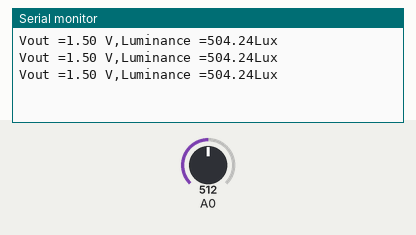
Recording of a sketch running on a simulated Arduino Uno, built with avr-gcc and run on an emulated ATmega328P. Parts: the last lines printed to the serial monitor. The test bench sets the inputs (shaded band); at power-on: A0 = 512.

Above: at 1.2 s.
1.3 s: A0 set to 716
At 1.9 s:
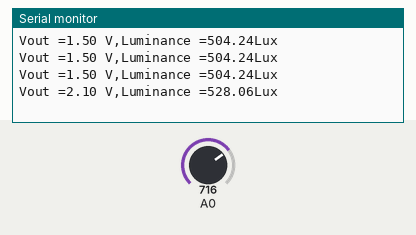
2.8 s: A0 set to 900
At 3.4 s:
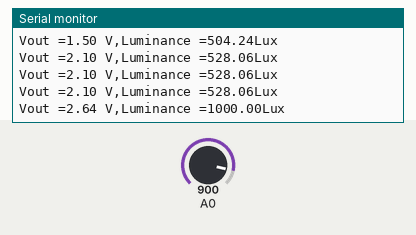
Timing chart, 0 to 5.8 s (numbered marks = the images above; inputs shaded):
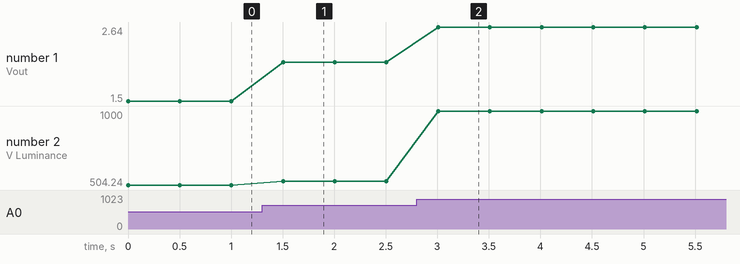

The sketch:

grove_luminance_sensor.ino
```cpp
float VoutArray[] =  { 0.0011498,  0.0033908,   0.011498, 0.041803,0.15199,     0.53367, 1.3689,   1.9068,  2.3};
float  LuxArray[] =  { 1.0108,     3.1201,  9.8051,   27.43,   69.545,   232.67,  645.11,   73.52,  1000};

void setup() {
    // put your setup code here, to run once:
    Serial.begin(9600);

}

void loop() {
    // put your main code here, to run repeatedly:

    Serial.print("Vout =");
    Serial.print(readAPDS9002Vout(A0));
    Serial.print(" V,Luminance =");
    Serial.print(readLuminance(A0));
    Serial.println("Lux");
    delay(500);
}

float readAPDS9002Vout(uint8_t analogpin)
{
    // MeasuredVout = ADC Value * (Vcc / 1023) * (3 / Vcc)
    // Vout samples are with reference to 3V Vcc
    // The above expression is simplified by cancelling out Vcc
    float MeasuredVout = analogRead(A0) * (3.0 / 1023.0);
    //Above 2.3V , the sensor value is saturated

    return MeasuredVout;

}

float readLuminance(uint8_t analogpin)
{

    // MeasuredVout = ADC Value * (Vcc / 1023) * (3 / Vcc)
    // Vout samples are with reference to 3V Vcc
    // The above expression is simplified by cancelling out Vcc
    float MeasuredVout = analogRead(A0) * (3.0 / 1023.0);
    float Luminance = FmultiMap(MeasuredVout, VoutArray, LuxArray, 9);

    /**************************************************************************

    The Luminance in Lux is calculated based on APDS9002 datasheet -- > Graph 1
    ( Output voltage vs. luminance at different load resistor)
    The load resistor is 1k in this board. Vout is referenced to 3V Vcc.

    The data from the graph is extracted using WebPlotDigitizer
    http://arohatgi.info/WebPlotDigitizer/app/

    VoutArray[] and LuxArray[] are these extracted data. Using MultiMap, the data
    is interpolated to get the Luminance in Lux.

    This implementation uses floating point arithmetic and hence will consume
    more flash, RAM and time.

    The Luminance in Lux is an approximation and depends on the accuracy of
    Graph 1 used.

    ***************************************************************************/

    return Luminance;
}


//This code uses MultiMap implementation from http://playground.arduino.cc/Main/MultiMap

float FmultiMap(float val, float * _in, float * _out, uint8_t size)
{
    // take care the value is within range
    // val = constrain(val, _in[0], _in[size-1]);
    if (val <= _in[0]) return _out[0];
    if (val >= _in[size-1]) return _out[size-1];

    // search right interval
    uint8_t pos = 1;  // _in[0] allready tested
    while(val > _in[pos]) pos++;

    // this will handle all exact "points" in the _in array
    if (val == _in[pos]) return _out[pos];

    // interpolate in the right segment for the rest
    return (val - _in[pos-1]) * (_out[pos] - _out[pos-1]) / (_in[pos] - _in[pos-1]) + _out[pos-1];
}
```

Measured:
- after the input at 1.3 s, the serial monitor: prints a new line after 0.20 s (image 1)
- after the input at 2.8 s, the serial monitor: prints a new line after 0.21 s (image 2)
- plotted number 1: 1.5 → 2.1 after the input at 1.3 s, 2.1 → 2.64 after the input at 2.8 s
- plotted number 2: 504.24 → 528.06 after the input at 1.3 s, 528.06 → 1000 after the input at 2.8 s
